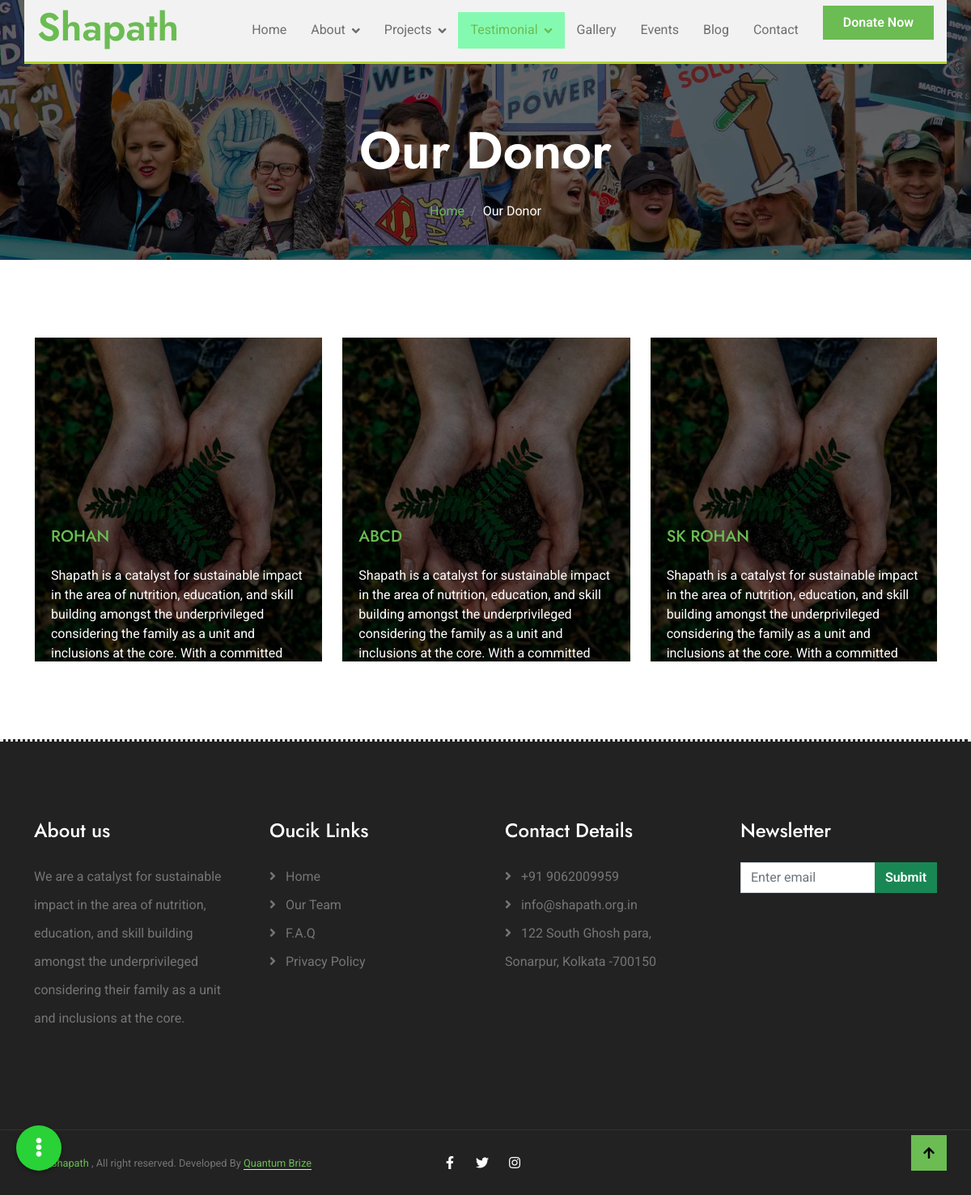
The page /index.php/web/testimonial/our_donor on the database its author committed.
### tables this page shows
CREATE TABLE `donors` (
  `id` int(11) NOT NULL,
  `uid` varchar(255) NOT NULL,
  `name` varchar(255) NOT NULL,
  `doner_about` longtext NOT NULL,
  `img` varchar(255) NOT NULL,
  `created_at` datetime NOT NULL DEFAULT current_timestamp(),
  `updated_at` datetime NOT NULL DEFAULT current_timestamp()
);

### application/controllers/Common.php (called while the page is built, shortened)
<?php
class Common extends CI_Controller
{
	public function init_model($model)
	{
		$this->load->model($model);
	}
	public function load_page($page, $data)
	{
		$this->load->view($page, $data['data_page']);
	}
	private function load_headers($data)
	{
		$projects['projects'] = $this->Pages_model->get_all_projects();
		$this->load->view('/' . $data['site'] . '/inc/header_link.php', $data);
		$this->load->view('/' . $data['site'] . '/inc/header.php', $projects, $data);
	}
	private function load_footers($data)
	{
		$this->load->view('/' . $data['site'] . '/inc/footer.php');
		$this->load->view('/' . $data['site'] . '/inc/footer_link.php', $data);
	}
}
?>

### application/controllers/web/Testimonial.php (called while the page is built, shortened)
<?php
class Testimonial extends Load {
    public function our_donor(){
        $data = PAGE_DATA_WEB;
        $data['data_header']['testimonial'] = true;
        $data['data_page']['donors'] = $this->Pages_model->get_all_donors();
        $this->load_page('web/our_donor.php',$data);
    }
}

### index.php (called while the page is built, shortened)
<?php
require_once BASEPATH.'core/CodeIgniter.php';

### application/models/Pages_model.php (called while the page is built, shortened)
<?php
class Pages_model extends Admin_model
{
    public function get_all_donors()
    {
        $donors = $this->db
            ->select('*')
            ->from(TABLE_DONORS)
            ->get();
        $donors = $donors->result_array();
        return !empty($donors) ? $donors : [];
    }
}

### application/views/web/our_donor.php (the view, shortened to what this page needs)
<div class="container-fluid bg-breadcrumb">
    <div class="container text-center py-5" style="max-width: 900px;">
        <h3 class="text-white display-3 mb-4">Our Donor</h1>
            <ol class="breadcrumb justify-content-center mb-0">
                <li class="breadcrumb-item"><a href="index.html">Home</a></li>
                <li class="breadcrumb-item active text-white">Our Donor</li>
            </ol>
    </div>
</div>
<div class="container-fluid donation py-5">
    <div class="container py-5">
        <div class="event-carousel owl-carousel">
            <?php foreach ($donors as $donor) { ?>
                <div class="event-item">
                    <div class="donation-item">
                        <img src="<?php echo base_url($donor['img']) ?>" class="img-fluid w-100" alt="Image"
                            style="height: 400px; object-fit: cover;">
                        <div class="donation-content d-flex flex-column">
                            <h5 class="text-uppercase text-primary mb-4">
                                <?php echo $donor['name'] ?>
                            </h5>
                            <p class="text-white mb-4">
                                <?php echo $donor['doner_about'] ?>
                            </p>
                        </div>
                    </div>
                </div>
            <?php } ?>
        </div>
    </div>
</div>

### assets/css/style.css (style rules this page uses)
.bg-breadcrumb { background: linear-gradient(rgba(0, 0, 0, 0.6), rgba(0, 0, 0, 0.6)), url(../img/breadcrumb-bg.jpg); background-position: center center; background-repeat: no-repeat; background-size: cover; padding: 100px 0 0 0; }
.donation .donation-item { position: relative; overflow: hidden; z-index: 1; }
.donation .donation-item::after { width: 100%; height: 100%; position: absolute; content: ""; top: 0; left: 0; display: flex; background: rgba(0, 0, 0, 0.5); z-index: 2; }
.donation .donation-item .donation-content { position: absolute; width: 100%; height: 100%; padding: 20px; justify-content: end; bottom: -70px; left: 0; transition: 0.5s; z-index: 3; }

### rows shown on the page
donors: img (picture), name "ROHAN", doner_about "Shapath is a catalyst for sustainable impact in the area of nutrition, education, and skill building amongst the underprivileged considering the family as a unit and inclusions at the core. With a committed…"
donors: img (picture), name "ABCD", doner_about "Shapath is a catalyst for sustainable impact in the area of nutrition, education, and skill building amongst the underprivileged considering the family as a unit and inclusions at the core. With a committed…"
donors: img (picture), name "SK ROHAN", doner_about "Shapath is a catalyst for sustainable impact in the area of nutrition, education, and skill building amongst the underprivileged considering the family as a unit and inclusions at the core. With a committed…"
